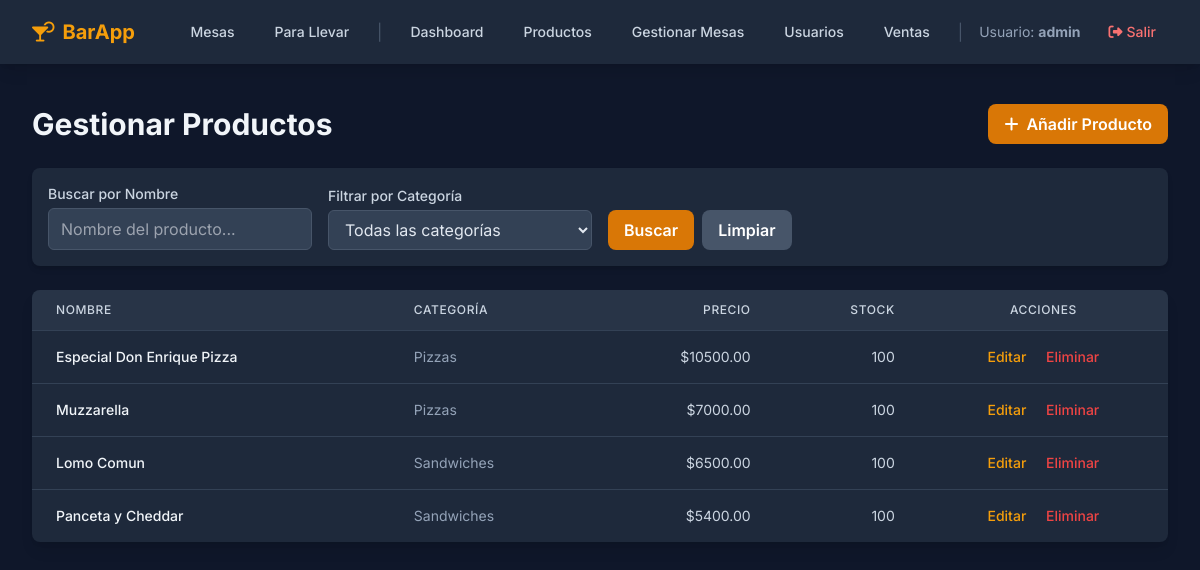
Page /admin/products (signed in) on the earlier database version.
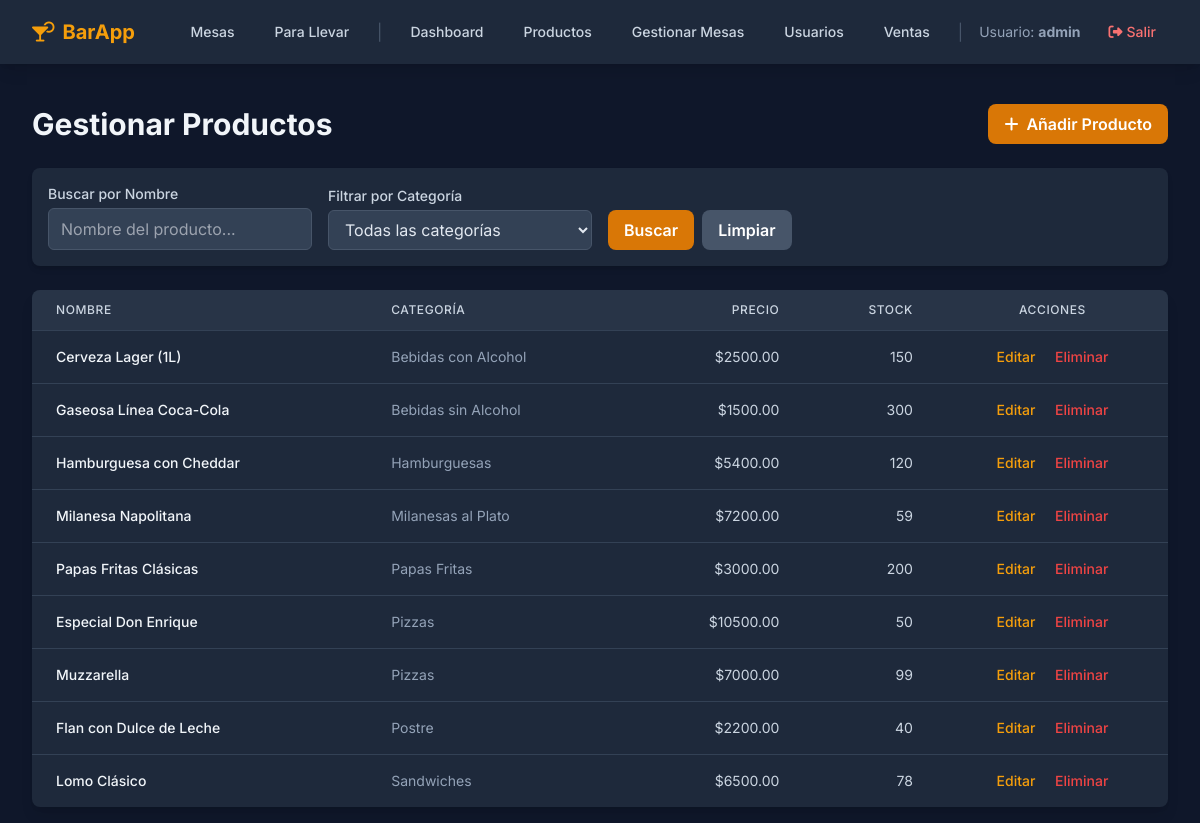
Same page on the later database version.
### app/models.py (models this page shows, shortened)
class User(UserMixin, db.Model):
    id = db.Column(db.Integer, primary_key=True)
    username = db.Column(db.String(80), unique=True, nullable=False)
    password_hash = db.Column(db.String(256), nullable=False)
    role = db.Column(db.String(20), nullable=False, default='mozo')

class Product(db.Model):
    id = db.Column(db.Integer, primary_key=True)
    name = db.Column(db.String(100), unique=True, nullable=False)
    price = db.Column(db.Float, nullable=False)
    type = db.Column(db.String(50), nullable=False)
    stock = db.Column(db.Integer, default=0)

### app/admin.py (the view)
@admin_bp.route('/products')
@admin_required
def products():
    page = request.args.get('page', 1, type=int)
    search_name = request.args.get('search_name', '').strip()
    search_category = request.args.get('search_category', '').strip()
    query = Product.query
    if search_name:
        query = query.filter(Product.name.ilike(f'%{search_name}%'))
    if search_category:
        query = query.filter(Product.type == search_category)
    pagination = query.order_by(Product.type, Product.name).paginate(page=page, per_page=ITEMS_PER_PAGE, error_out=False)
    products_on_page = pagination.items
    return render_template('admin/products.html',
                           products_on_page=products_on_page,
                           title="Gestionar Productos",
                           pagination=pagination,
                           search_name_value=search_name,
                           search_category_value=search_category,
                           distinct_categories_for_filter=get_distinct_categories())

### app/admin.py (called while the page is built)
def get_distinct_categories():
    db_categories_query = db.session.query(Product.type).distinct().order_by(Product.type).all()
    db_categories = [category[0] for category in db_categories_query if category[0]]
    return sorted(list(set(db_categories)))

### app/utils.py (called while the page is built)
def admin_required(f):
    @wraps(f)
    def decorated_function(*args, **kwargs):
        if not current_user.is_authenticated or current_user.role != 'admin':
            flash("No tienes permiso para acceder a esta página. Se requiere rol de administrador.", "danger")
            return redirect(url_for('auth.login'))
        return f(*args, **kwargs)
    return decorated_function

### app/templates/admin/products.html (shortened to what this page needs)
{% extends "layout.html" %}
{% block content %}
<div class="flex flex-col sm:flex-row justify-between items-center mb-6 gap-4">
    <h1 class="text-3xl font-bold text-slate-100">Gestionar Productos</h1>
    <a href="{{ url_for('admin.add_product') }}" class="px-4 py-2 rounded-lg font-semibold bg-amber-600 hover:bg-amber-700 transition-colors text-white">
        <i class="fa-solid fa-plus mr-2"></i>Añadir Producto
    </a>
</div>
<div class="bg-slate-800 p-4 rounded-lg shadow-md mb-6">
    <form method="GET" action="{{ url_for('admin.products') }}" class="grid grid-cols-1 sm:grid-cols-3 md:grid-cols-4 gap-4 items-end">
        <div class="sm:col-span-1 md:col-span-1">
            <label for="search_name" class="block text-sm font-medium text-slate-300 mb-1">Buscar por Nombre</label>
            <input type="text" name="search_name" id="search_name" value="{{ search_name_value or '' }}"
                   class="block w-full px-3 py-2 bg-slate-700 border border-slate-600 rounded-md text-slate-200 focus:ring-2 focus:ring-amber-500 transition"
                   placeholder="Nombre del producto...">
        </div>
        <div class="sm:col-span-1 md:col-span-1">
            <label for="search_category" class="block text-sm font-medium text-slate-300 mb-1">Filtrar por Categoría</label>
            <select name="search_category" id="search_category"
                    class="block w-full px-3 py-2 bg-slate-700 border border-slate-600 rounded-md text-slate-200 focus:ring-2 focus:ring-amber-500 transition">
                <option value="">Todas las categorías</option>
            </select>
        </div>
        <div class="sm:col-span-1 md:col-span-2 flex items-center gap-2">
            <button type="submit" class="w-full sm:w-auto px-4 py-2 rounded-lg font-semibold bg-amber-600 hover:bg-amber-700 transition-colors text-white">Buscar</button>
            <a href="{{ url_for('admin.products') }}" class="w-full sm:w-auto text-center px-4 py-2 rounded-lg font-semibold bg-slate-600 hover:bg-slate-500 transition-colors text-white">Limpiar</a>
        </div>
    </form>
</div>
<div class="bg-slate-800 shadow-lg rounded-lg overflow-x-auto">
    <table class="min-w-full divide-y divide-slate-700">
        <thead class="bg-slate-700/50">
            <tr>
                <th class="px-6 py-3 text-left text-xs font-medium text-slate-300 uppercase tracking-wider">Nombre</th>
                <th class="px-6 py-3 text-left text-xs font-medium text-slate-300 uppercase tracking-wider">Categoría</th>
                <th class="px-6 py-3 text-right text-xs font-medium text-slate-300 uppercase tracking-wider">Precio</th>
                <th class="px-6 py-3 text-right text-xs font-medium text-slate-300 uppercase tracking-wider">Stock</th>
                <th class="px-6 py-3 text-center text-xs font-medium text-slate-300 uppercase tracking-wider">Acciones</th>
            </tr>
        </thead>
        <tbody class="divide-y divide-slate-700">
            {% for product in products_on_page %}
            <tr class="hover:bg-slate-700/50">
                <td class="px-6 py-4 whitespace-nowrap text-sm font-medium text-slate-100">{{ product.name }}</td>
                <td class="px-6 py-4 whitespace-nowrap text-sm text-slate-400">{{ product.type }}</td>
                <td class="px-6 py-4 whitespace-nowrap text-sm text-slate-300 text-right">${{ "%.2f"|format(product.price) }}</td>
                <td class="px-6 py-4 whitespace-nowrap text-sm text-slate-300 text-right">{{ product.stock }}</td>
                <td class="px-6 py-4 whitespace-nowrap text-sm font-medium text-center space-x-4">
                    <a href="{{ url_for('admin.edit_product', product_id=product.id) }}" class="text-amber-500 hover:text-amber-400 transition-colors">Editar</a>
                    <form action="{{ url_for('admin.delete_product', product_id=product.id) }}" method="POST" class="inline-block" onsubmit="return confirm('¿Estás seguro de que quieres eliminar {{ product.name }}?');">
                        <button type="submit" class="text-red-500 hover:text-red-400 transition-colors">Eliminar</button>
                    </form>
                </td>
            </tr>
            {% else %}
            <tr>
                <td colspan="5" class="px-6 py-10 text-center text-slate-500">No se encontraron productos con los filtros actuales.</td>
            </tr>
            {% endfor %}
        </tbody>
    </table>
</div>
{% endblock %}

### app/templates/layout.html (shortened to what this page needs)
<!DOCTYPE html>
<html lang="es">
<head>
    <script src="https://cdn.tailwindcss.com"></script>
    <link rel="stylesheet" href="https://cdnjs.cloudflare.com/ajax/libs/font-awesome/6.4.0/css/all.min.css">
</head>
<body class="bg-slate-900 text-slate-200">
    <nav class="bg-slate-800 shadow-lg sticky top-0 z-50">
        <div class="max-w-7xl mx-auto px-4 sm:px-6 lg:px-8">
            <div class="flex justify-between items-center h-16">
                <div class="flex-shrink-0">
                    <a class="text-xl font-bold text-amber-500 hover:text-amber-400 transition-colors" href="{{ url_for('index') }}">
                        <i class="fa-solid fa-martini-glass-citrus mr-2"></i>BarApp
                    </a>
                </div>
                <div class="hidden md:flex items-center space-x-4">
                    {% if current_user.is_authenticated %}
                        <a href="{{ url_for('mozo.tables_view') }}" class="px-3 py-2 rounded-md text-sm font-medium text-slate-300 hover:bg-slate-700 hover:text-white transition-colors">Mesas</a>
                        <a href="{{ url_for('mozo.takeaway_orders_view') }}" class="px-3 py-2 rounded-md text-sm font-medium text-slate-300 hover:bg-slate-700 hover:text-white transition-colors">Para Llevar</a>
                        {% if current_user.role == 'admin' %}
                            <span class="text-slate-600">|</span>
                            <a href="{{ url_for('admin.dashboard') }}" class="px-3 py-2 rounded-md text-sm font-medium text-slate-300 hover:bg-slate-700 hover:text-white transition-colors">Dashboard</a>
                            <a href="{{ url_for('admin.products') }}" class="px-3 py-2 rounded-md text-sm font-medium text-slate-300 hover:bg-slate-700 hover:text-white transition-colors">Productos</a>
                            <a href="{{ url_for('admin.manage_tables') }}" class="px-3 py-2 rounded-md text-sm font-medium text-slate-300 hover:bg-slate-700 hover:text-white transition-colors">Gestionar Mesas</a>
                            <a href="{{ url_for('admin.manage_users') }}" class="px-3 py-2 rounded-md text-sm font-medium text-slate-300 hover:bg-slate-700 hover:text-white transition-colors">Usuarios</a>
                            <a href="{{ url_for('admin.sales_log') }}" class="px-3 py-2 rounded-md text-sm font-medium text-slate-300 hover:bg-slate-700 hover:text-white transition-colors">Ventas</a>
                        {% endif %}
                        <span class="text-slate-600">|</span>
                        <span class="text-slate-400 text-sm">Usuario: <strong>{{ current_user.username }}</strong></span>
                        <a href="{{ url_for('auth.logout') }}" class="px-3 py-2 rounded-md text-sm font-medium text-red-400 hover:bg-red-500 hover:text-white transition-colors">
                            <i class="fa-solid fa-right-from-bracket mr-1"></i>Salir
                        </a>
                    {% else %}
                        <a href="{{ url_for('auth.login') }}" class="px-3 py-2 rounded-md text-sm font-medium text-slate-300 hover:bg-slate-700 hover:text-white transition-colors">Ingresar</a>
                    {% endif %}
                </div>
            </div>
        </div>
    </nav>
    <main class="max-w-7xl mx-auto mt-6 px-4 sm:px-6 lg:px-8 py-4">
        {% block content %}{% endblock %}
    </main>
</body>
</html>

### app/templates/layout.html (style rules this page uses)
body { font-family: 'Inter', sans-serif; -webkit-font-smoothing: antialiased; -moz-osx-font-smoothing: grayscale; }

Differences in the rows shown:
added Product: name "Cerveza Lager (1L)", type "Bebidas con Alcohol", price "2500.00", stock "150"
added Product: name "Gaseosa Línea Coca-Cola", type "Bebidas sin Alcohol", price "1500.00", stock "300"
changed Product: name "Panceta y Cheddar" → "Hamburguesa con Cheddar"; type "Sandwiches" → "Hamburguesas"; stock "100" → "120"; moves up the list
added Product: name "Milanesa Napolitana", type "Milanesas al Plato", price "7200.00", stock "59"
added Product: name "Papas Fritas Clásicas", type "Papas Fritas", price "3000.00", stock "200"
changed Product: name "Especial Don Enrique Pizza" → "Especial Don Enrique"; stock "100" → "50"
changed Product "Muzzarella": stock "100" → "99"
added Product: name "Flan con Dulce de Leche", type "Postre", price "2200.00", stock "40"
changed Product "Sandwiches": name "Lomo Comun" → "Lomo Clásico"; stock "100" → "78"
